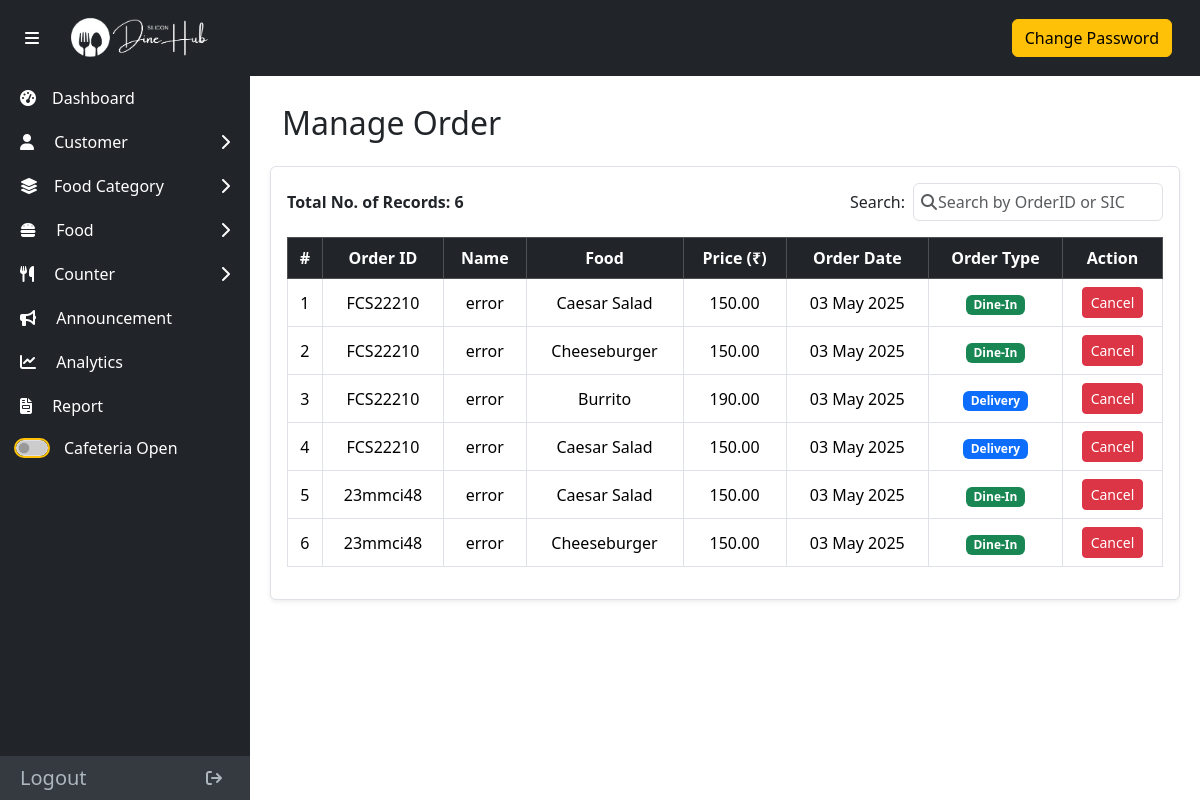
Page /admin/AdminManageOrders.php (signed in) on the committed database.
### tables this page shows
CREATE TABLE `order_table` (
  `id` int(11) NOT NULL,
  `orderID` varchar(11) NOT NULL,
  `sic` varchar(15) DEFAULT NULL,
  `foodID` int(11) DEFAULT NULL,
  `quantity` varchar(255) NOT NULL,
  `orderType` varchar(255) NOT NULL,
  `address` varchar(100) DEFAULT NULL,
  `price` varchar(255) NOT NULL,
  `createdAt` date NOT NULL,
  `updatedAt` date NOT NULL,
  `status` varchar(15) NOT NULL
);

CREATE TABLE `food` (
  `foodID` int(11) NOT NULL,
  `foodCategoryID` int(11) DEFAULT NULL,
  `name` varchar(255) NOT NULL,
  `image` varchar(255) NOT NULL,
  `description` varchar(255) NOT NULL,
  `price` double(10,2) NOT NULL,
  `type` varchar(255) NOT NULL,
  `isAvailable` varchar(5) NOT NULL
);

### dbFunctions/orderHistorydb.php (called while the page is built, shortened)
<?php
function totalNoPendingOrder() {
    $conn = null;
    $stmt = null;
    try {
        $conn = dbConnection();
        $stmt = $conn->prepare("SELECT COUNT(*) AS totalOrder FROM order_table WHERE status IN ('pending', 'ready')");
        $stmt->execute();
        $result = $stmt->get_result();
        if ($result && $result->num_rows > 0) {
            $row = $result->fetch_assoc();
            return $row['totalOrder'];
        } else {
            return 0;
        }
    } catch (Exception $e) {
        error_log("Error in totalOrder: " . $e->getMessage());
        return 0;
    } finally {
        if (isset($stmt)) {
            $stmt->close();
        }
        if (isset($conn)) {
            $conn->close();
        }
    }
}
function getAllPendingOrders() {
    $conn = null;
    $stmt = null;
    try {
        $conn = dbConnection();
        $stmt = $conn->prepare("SELECT * FROM order_table WHERE status IN ('pending', 'ready') ORDER BY createdAt DESC");
        $stmt->execute();
        $res = $stmt->get_result();
        if($res->num_rows>0){
            return $res;
        }else{
            return "error";
        }
    } catch (Exception $e) {
        error_log($e->getMessage());
        return "error: " . $e->getMessage();
    } finally{
        $stmt->close();
        $conn->close();
    }
}
?>

### dbFunctions/studentdb.php (called while the page is built, shortened)
<?php
function getStudentNameByStudentID($studentID){
    try{
        $studentID = trim($studentID);
        $conn = dbConnection();
        $stmt = $conn->prepare("SELECT name FROM student WHERE studentID = ?");
        $stmt->bind_param("s",$studentID);
        $stmt->execute();
        $result = $stmt->get_result();
        if ($result->num_rows > 0) {
            $row = $result->fetch_assoc();
            return $row['name'];
        }else{
            return "error";
        }
    } catch (Exception $e) {
        return $e->getMessage();
    }
}
?>

### dbFunctions/fooddb.php (called while the page is built, shortened)
<?php
function getFoodNameByFoodId($foodID){
    try{
        $foodID = trim($foodID);
        $conn = dbConnection();
        $stmt = $conn->prepare("SELECT name FROM food WHERE foodID = ?");
        $stmt->bind_param("s",$foodID);
        $stmt->execute();
        $result = $stmt->get_result();
        if ($result->num_rows > 0) {
            $row = $result->fetch_assoc();
            return $row['name'];
        }else{
            return "error";
        }
    } catch (Exception $e) {
        return $e->getMessage();
    }
}
?>

### admin/AdminManageOrders.php (the view, shortened to what this page needs)
<?php
include_once "adminNavbar.php";
require_once "../dbFunctions/studentdb.php";
require_once "../dbFunctions/fooddb.php";
require_once "../dbFunctions/orderHistorydb.php";
?>
<section class="content w-100">
    <div class="container-fluid mt-4">
        <div class="row">
            <div class="col-12 mb-3 d-flex justify-content-between align-items-center">
                <h2 class="">Manage Order</h2>
            </div>
            <div class="col-12 bg-white border shadow-sm rounded p-3">
                <div class="row align-items-center mb-3">
                    <div class="col-md-6 fw-semibold">
                        Total No. of Records: <?= totalNoPendingOrder(); ?>
                    </div>
                    <div class="col-md-6 d-flex justify-content-md-end align-items-center">
                        <label for="searchInput" class="me-2 fw-medium mb-0">Search:</label>
                        <div class="position-relative" style="width: 250px;">
                            <i class="fas fa-search position-absolute top-50 start-0 translate-middle-y ms-2 text-muted"></i>
                            <input type="text"
                                   id="searchInput"
                                   class="form-control ps-4"
                                   placeholder="Search by OrderID or SIC">
                        </div>
                    </div>
                </div>
                <div class="table-responsive" style="max-height: 450px; overflow-y: auto;">
                    <table class="table table-bordered table-hover text-center align-middle" id="myTable">
                        <thead class="table-dark text-white sticky-top">
                            <tr>
                                <th>#</th>
                                <th>Order ID</th>
                                <th>Name</th>
                                <th>Food</th>
                                <th>Price (₹)</th>
                                <th>Order Date</th>
                                <th>Order Type</th>
                                <th>Action</th>
                            </tr>
                        </thead>
                        <tbody id="tableBody">
                            <?php
                                $result = getAllPendingOrders();
                                $sl = 1;
                                while($order = $result->fetch_assoc()){
                            ?>
                                <tr>
                                    <td><?= $sl++ ?></td>
                                    <td><?= $order['orderID']?></td>
                                    <td><?= getStudentNameByStudentID($order['studentID'])?></td>
                                    <td><?= getFoodNameByFoodId($order['foodID'])?></td>
                                    <td><?= number_format($order['price'], 2)?></td>
                                    <td><?= date('d M Y', strtotime($order['createdAt'])) ?></td>
                                    <td>
                                        <span class="badge bg-<?= strtolower($order['orderType']) === 'dine-in' ? 'success' : 'primary' ?>">
                                            <?= $order['orderType'] ?>
                                        </span>
                                    </td>
                                    <td>
                                        <a href="../dbFunctions/cancelOrder.php?orderID=<?= $order['orderID']?>&status=cancel" class="btn btn-sm btn-danger">Cancel</a>
                                    </td>
                                </tr>
                            <?php } ?>
                        </tbody>
                    </table>
                </div>
            </div>
        </div>
    </div>
</section>
<?php include_once "adminFooter.php"; ?>

### assets/css/AdminCss/style.css (style rules this page uses)
* { padding: 0; margin: 0; box-sizing: border-box; }
body { display: flex; height: 100vh; overflow: hidden; }
.content { margin-left: 250px; margin-top: 60px; padding: 20px; transition: margin-left 0.3s; }

### rows in the picture
order_table: orderID "FCS22210", studentID "error", foodID.name "Caesar Salad", price "150.00", createdAt "03 May 2025", orderType "Dine-In"
order_table: orderID "FCS22210", studentID "error", foodID.name "Cheeseburger", price "150.00", createdAt "03 May 2025", orderType "Dine-In"
order_table: orderID "FCS22210", studentID "error", foodID.name "Burrito", price "190.00", createdAt "03 May 2025", orderType "Delivery"
order_table: orderID "FCS22210", studentID "error", foodID.name "Caesar Salad", price "150.00", createdAt "03 May 2025", orderType "Delivery"
order_table: orderID "23mmci48", studentID "error", foodID.name "Caesar Salad", price "150.00", createdAt "03 May 2025", orderType "Dine-In"
order_table: orderID "23mmci48", studentID "error", foodID.name "Cheeseburger", price "150.00", createdAt "03 May 2025", orderType "Dine-In"

### other values in the picture
totalNoPendingOrder() "6"
